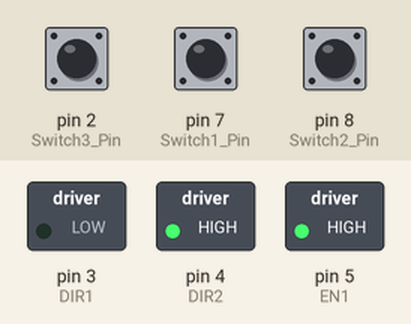
Bench run of a sketch on a simulated Arduino Uno, built with avr-gcc and run on an emulated ATmega328P. Shown: switched loads named in the sketch (green lamp = pin HIGH). The test bench sets the inputs (shaded band); at power-on: pin 7 (Switch1_Pin) HIGH, pin 8 (Switch2_Pin) LOW, pin 2 (Switch3_Pin) LOW.

Above: at 1.2 s.
1.3 s: pin 7 (Switch1_Pin) pulled LOW for 0.15 s
At 1.37 s:
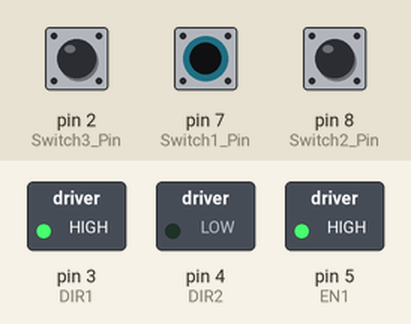
2.9 s: pin 8 (Switch2_Pin) pulled HIGH for 0.15 s
At 2.97 s:
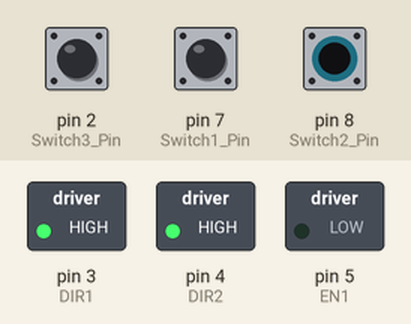
4.5 s: pin 8 (Switch2_Pin) pulled HIGH for 3.2 s
At 8.7 s:
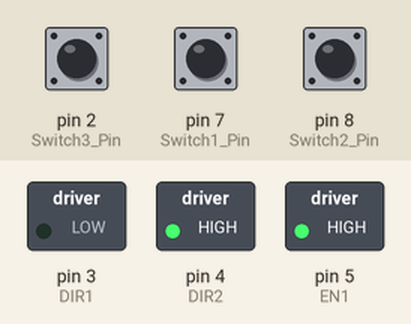
9.2 s: pin 7 (Switch1_Pin) pulled LOW for 3.2 s
At 9.8 s:
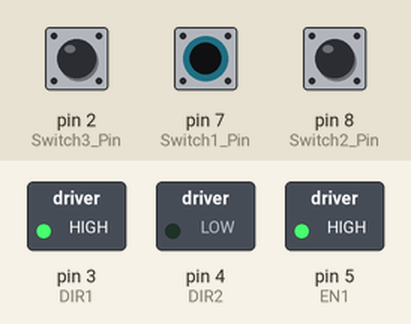
Timing chart, 0 to 13.9 s (numbered marks = the images above; inputs shaded):
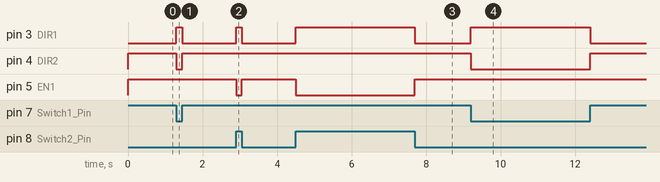

The sketch:

DCmotor.ino
```cpp
int Switch1_Pin=7;
int Switch2_Pin=8;
int Switch3_Pin=2;

int DIR1 = 3;
int DIR2 = 4;
int EN1 = 5;

void Motor_ccw(){
    digitalWrite(DIR1, HIGH);
    digitalWrite(DIR2, LOW);
    digitalWrite(EN1, HIGH);
}

void Motor_cw()
{
    digitalWrite(DIR1, LOW);
    digitalWrite(DIR2, HIGH);
    digitalWrite(EN1, HIGH);
}

void Motor_stop()
{
    digitalWrite(DIR1, HIGH);
    digitalWrite(DIR2,HIGH);
    digitalWrite(EN1, LOW);
}

void setup()
{
    Serial.begin(9600);
    pinMode(Switch1_Pin, INPUT);
    pinMode(Switch2_Pin, INPUT);
    pinMode(Switch3_Pin, INPUT);

    pinMode(DIR1, OUTPUT);
    pinMode(DIR2, OUTPUT);
    pinMode(EN1, OUTPUT);
}

void loop(){
    if(digitalRead(Switch1_Pin)==LOW)
    {
        Motor_ccw();
    }
    else if(digitalRead(Switch2_Pin)==LOW)
    {
        Motor_cw();
    }
    else if(digitalRead(Switch3_Pin)==LOW)
    {
        Motor_stop();
    }
}
```

Measured:
- after the input at 1.3 s, pin 3 (DIR1): LOW → HIGH at once, → LOW 0.15 s later; pin 4 (DIR2): HIGH → LOW at once, → HIGH 0.15 s later
- after the input at 2.9 s, pin 3 (DIR1): LOW → HIGH at once, → LOW 0.15 s later; pin 5 (EN1): HIGH → LOW at once, → HIGH 0.15 s later
- after the input at 4.5 s, pin 3 (DIR1): LOW → HIGH at once, → LOW 3.2 s later; pin 5 (EN1): HIGH → LOW at once, → HIGH 3.2 s later
- after the input at 9.2 s, pin 3 (DIR1): LOW → HIGH at once, → LOW 3.2 s later; pin 4 (DIR2): HIGH → LOW at once, → HIGH 3.2 s later
